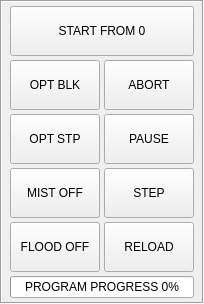
         <widget class="QFrame" name="Program_frame">
          <property name="sizePolicy">
           <sizepolicy hsizetype="Preferred" vsizetype="Preferred">
            <horstretch>0</horstretch>
            <verstretch>0</verstretch>
           </sizepolicy>
          </property>
          <property name="minimumSize">
           <size>
            <width>0</width>
            <height>0</height>
           </size>
          </property>
          <property name="maximumSize">
           <size>
            <width>16777215</width>
            <height>16777215</height>
           </size>
          </property>
          <property name="frameShape">
           <enum>QFrame::Box</enum>
          </property>
          <property name="frameShadow">
           <enum>QFrame::Sunken</enum>
          </property>
          <layout class="QGridLayout" name="gridLayout">
           <property name="leftMargin">
            <number>8</number>
           </property>
           <property name="topMargin">
            <number>4</number>
           </property>
           <property name="rightMargin">
            <number>8</number>
           </property>
           <property name="bottomMargin">
            <number>4</number>
           </property>
           <property name="spacing">
            <number>4</number>
           </property>
           <item row="3" column="1">
            <widget class="ActionButton" name="actionbutton_abort">
             <property name="sizePolicy">
              <sizepolicy hsizetype="Fixed" vsizetype="Fixed">
               <horstretch>0</horstretch>
               <verstretch>0</verstretch>
              </sizepolicy>
             </property>
             <property name="minimumSize">
              <size>
               <width>90</width>
               <height>50</height>
              </size>
             </property>
             <property name="maximumSize">
              <size>
               <width>90</width>
               <height>50</height>
              </size>
             </property>
             <property name="text">
              <string>ABORT</string>
             </property>
             <property name="abort_action" stdset="0">
              <bool>true</bool>
             </property>
             <property name="template_label_option" stdset="0">
              <bool>false</bool>
             </property>
             <property name="joint_number" stdset="0">
              <number>0</number>
             </property>
             <property name="incr_imperial_number" stdset="0">
              <double>0.010000000000000</double>
             </property>
             <property name="incr_mm_number" stdset="0">
              <double>0.025000000000000</double>
             </property>
             <property name="incr_angular_number" stdset="0">
              <double>-1.000000000000000</double>
             </property>
             <property name="toggle_float_option" stdset="0">
              <bool>false</bool>
             </property>
             <property name="float_num" stdset="0">
              <double>100.000000000000000</double>
             </property>
             <property name="float_alt_num" stdset="0">
              <double>50.000000000000000</double>
             </property>
             <property name="view_type_string" stdset="0">
              <string>P</string>
             </property>
             <property name="command_text_string" stdset="0">
              <string/>
             </property>
             <property name="ini_mdi_number" stdset="0">
              <number>0</number>
             </property>
             <property name="textTemplate" stdset="0">
              <string>%1.3f in</string>
             </property>
             <property name="alt_textTemplate" stdset="0">
              <string>%1.2f mm</string>
             </property>
            </widget>
           </item>
           <item row="8" column="0" colspan="2">
            <widget class="QProgressBar" name="progressBar">
             <property name="sizePolicy">
              <sizepolicy hsizetype="Preferred" vsizetype="Fixed">
               <horstretch>0</horstretch>
               <verstretch>0</verstretch>
              </sizepolicy>
             </property>
             <property name="minimumSize">
              <size>
               <width>0</width>
               <height>20</height>
              </size>
             </property>
             <property name="maximumSize">
              <size>
               <width>16777215</width>
               <height>16777215</height>
              </size>
             </property>
             <property name="autoFillBackground">
              <bool>false</bool>
             </property>
             <property name="maximum">
              <number>99</number>
             </property>
             <property name="value">
              <number>0</number>
             </property>
             <property name="alignment">
              <set>Qt::AlignCenter</set>
             </property>
             <property name="invertedAppearance">
              <bool>false</bool>
             </property>
             <property name="format">
              <string>PROGRAM PROGRESS %p%</string>
             </property>
            </widget>
           </item>
           <item row="5" column="0">
            <widget class="ActionButton" name="actionbutton_mist">
             <property name="sizePolicy">
              <sizepolicy hsizetype="Fixed" vsizetype="Fixed">
               <horstretch>0</horstretch>
               <verstretch>0</verstretch>
              </sizepolicy>
             </property>
             <property name="minimumSize">
              <size>
               <width>90</width>
               <height>50</height>
              </size>
             </property>
             <property name="maximumSize">
              <size>
               <width>90</width>
               <height>50</height>
              </size>
             </property>
             <property name="text">
              <string>MIST OFF</string>
             </property>
             <property name="checkable">
              <bool>true</bool>
             </property>
             <property name="checked">
              <bool>false</bool>
             </property>
             <property name="indicator_option" stdset="0">
              <bool>true</bool>
             </property>
             <property name="checked_state_text_option" stdset="0">
              <bool>true</bool>
             </property>
             <property name="on_color" stdset="0">
              <color>
               <red>0</red>
               <green>255</green>
               <blue>0</blue>
              </color>
             </property>
             <property name="indicator_size" stdset="0">
              <double>0.200000000000000</double>
             </property>
             <property name="true_state_string" stdset="0">
              <string>MIST ON</string>
             </property>
             <property name="false_state_string" stdset="0">
              <string>MIST OFF</string>
             </property>
             <property name="mist_action" stdset="0">
              <bool>true</bool>
             </property>
            </widget>
           </item>
           <item row="6" column="0">
            <widget class="ActionButton" name="actionbutton_flood">
             <property name="sizePolicy">
              <sizepolicy hsizetype="Fixed" vsizetype="Fixed">
               <horstretch>0</horstretch>
               <verstretch>0</verstretch>
              </sizepolicy>
             </property>
             <property name="minimumSize">
              <size>
               <width>90</width>
               <height>50</height>
              </size>
             </property>
             <property name="maximumSize">
              <size>
               <width>90</width>
               <height>50</height>
              </size>
             </property>
             <property name="text">
              <string>FLOOD OFF</string>
             </property>
             <property name="checkable">
              <bool>true</bool>
             </property>
             <property name="indicator_option" stdset="0">
              <bool>true</bool>
             </property>
             <property name="checked_state_text_option" stdset="0">
              <bool>true</bool>
             </property>
             <property name="on_color" stdset="0">
              <color>
               <red>0</red>
               <green>255</green>
               <blue>0</blue>
              </color>
             </property>
             <property name="indicator_size" stdset="0">
              <double>0.200000000000000</double>
             </property>
             <property name="true_state_string" stdset="0">
              <string>FLOOD ON</string>
             </property>
             <property name="false_state_string" stdset="0">
              <string>FLOOD OFF</string>
             </property>
             <property name="flood_action" stdset="0">
              <bool>true</bool>
             </property>
            </widget>
           </item>
           <item row="6" column="1">
            <widget class="QPushButton" name="btn_reload_file">
             <property name="sizePolicy">
              <sizepolicy hsizetype="Fixed" vsizetype="Fixed">
               <horstretch>0</horstretch>
               <verstretch>0</verstretch>
              </sizepolicy>
             </property>
             <property name="minimumSize">
              <size>
               <width>90</width>
               <height>50</height>
              </size>
             </property>
             <property name="maximumSize">
              <size>
               <width>90</width>
               <height>50</height>
              </size>
             </property>
             <property name="toolTip">
              <string/>
             </property>
             <property name="statusTip">
              <string>RELOAD PROGRAM</string>
             </property>
             <property name="text">
              <string>RELOAD</string>
             </property>
            </widget>
           </item>
           <item row="5" column="1">
            <widget class="ActionButton" name="actionbutton_step">
             <property name="sizePolicy">
              <sizepolicy hsizetype="Fixed" vsizetype="Fixed">
               <horstretch>0</horstretch>
               <verstretch>0</verstretch>
              </sizepolicy>
             </property>
             <property name="minimumSize">
              <size>
               <width>90</width>
               <height>50</height>
              </size>
             </property>
             <property name="maximumSize">
              <size>
               <width>90</width>
               <height>50</height>
              </size>
             </property>
             <property name="text">
              <string>STEP</string>
             </property>
             <property name="step_action" stdset="0">
              <bool>true</bool>
             </property>
             <property name="template_label_option" stdset="0">
              <bool>false</bool>
             </property>
             <property name="joint_number" stdset="0">
              <number>0</number>
             </property>
             <property name="incr_imperial_number" stdset="0">
              <double>0.010000000000000</double>
             </property>
             <property name="incr_mm_number" stdset="0">
              <double>0.025000000000000</double>
             </property>
             <property name="incr_angular_number" stdset="0">
              <double>-1.000000000000000</double>
             </property>
             <property name="toggle_float_option" stdset="0">
              <bool>false</bool>
             </property>
             <property name="float_num" stdset="0">
              <double>100.000000000000000</double>
             </property>
             <property name="float_alt_num" stdset="0">
              <double>50.000000000000000</double>
             </property>
             <property name="view_type_string" stdset="0">
              <string>P</string>
             </property>
             <property name="command_text_string" stdset="0">
              <string/>
             </property>
             <property name="ini_mdi_number" stdset="0">
              <number>0</number>
             </property>
             <property name="textTemplate" stdset="0">
              <string>%1.3f in</string>
             </property>
             <property name="alt_textTemplate" stdset="0">
              <string>%1.2f mm</string>
             </property>
            </widget>
           </item>
           <item row="4" column="1">
            <widget class="ActionButton" name="actionbutton_pause">
             <property name="sizePolicy">
              <sizepolicy hsizetype="Fixed" vsizetype="Fixed">
               <horstretch>0</horstretch>
               <verstretch>0</verstretch>
              </sizepolicy>
             </property>
             <property name="minimumSize">
              <size>
               <width>90</width>
               <height>50</height>
              </size>
             </property>
             <property name="maximumSize">
              <size>
               <width>90</width>
               <height>50</height>
              </size>
             </property>
             <property name="text">
              <string>PAUSE</string>
             </property>
             <property name="pause_action" stdset="0">
              <bool>true</bool>
             </property>
             <property name="template_label_option" stdset="0">
              <bool>false</bool>
             </property>
             <property name="joint_number" stdset="0">
              <number>0</number>
             </property>
             <property name="incr_imperial_number" stdset="0">
              <double>0.010000000000000</double>
             </property>
             <property name="incr_mm_number" stdset="0">
              <double>0.025000000000000</double>
             </property>
             <property name="incr_angular_number" stdset="0">
              <double>-1.000000000000000</double>
             </property>
             <property name="toggle_float_option" stdset="0">
              <bool>false</bool>
             </property>
             <property name="float_num" stdset="0">
              <double>100.000000000000000</double>
             </property>
             <property name="float_alt_num" stdset="0">
              <double>50.000000000000000</double>
             </property>
             <property name="view_type_string" stdset="0">
              <string>P</string>
             </property>
             <property name="command_text_string" stdset="0">
              <string/>
             </property>
             <property name="ini_mdi_number" stdset="0">
              <number>0</number>
             </property>
             <property name="textTemplate" stdset="0">
              <string>%1.3f in</string>
             </property>
             <property name="alt_textTemplate" stdset="0">
              <string>%1.2f mm</string>
             </property>
            </widget>
           </item>
           <item row="4" column="0">
            <widget class="ActionButton" name="actionbutton_opt_stp">
             <property name="sizePolicy">
              <sizepolicy hsizetype="Fixed" vsizetype="Fixed">
               <horstretch>0</horstretch>
               <verstretch>0</verstretch>
              </sizepolicy>
             </property>
             <property name="minimumSize">
              <size>
               <width>90</width>
               <height>50</height>
              </size>
             </property>
             <property name="maximumSize">
              <size>
               <width>90</width>
               <height>50</height>
              </size>
             </property>
             <property name="text">
              <string>OPT STP</string>
             </property>
             <property name="checkable">
              <bool>true</bool>
             </property>
             <property name="indicator_option" stdset="0">
              <bool>true</bool>
             </property>
             <property name="on_color" stdset="0">
              <color>
               <red>0</red>
               <green>255</green>
               <blue>0</blue>
              </color>
             </property>
             <property name="indicator_size" stdset="0">
              <double>0.200000000000000</double>
             </property>
             <property name="optional_stop_action" stdset="0">
              <bool>true</bool>
             </property>
            </widget>
           </item>
           <item row="3" column="0">
            <widget class="ActionButton" name="actionbutton_opt_blk">
             <property name="sizePolicy">
              <sizepolicy hsizetype="Fixed" vsizetype="Fixed">
               <horstretch>0</horstretch>
               <verstretch>0</verstretch>
              </sizepolicy>
             </property>
             <property name="minimumSize">
              <size>
               <width>90</width>
               <height>50</height>
              </size>
             </property>
             <property name="maximumSize">
              <size>
               <width>90</width>
               <height>50</height>
              </size>
             </property>
             <property name="text">
              <string>OPT BLK</string>
             </property>
             <property name="checkable">
              <bool>true</bool>
             </property>
             <property name="indicator_option" stdset="0">
              <bool>true</bool>
             </property>
             <property name="on_color" stdset="0">
              <color>
               <red>0</red>
               <green>255</green>
               <blue>0</blue>
              </color>
             </property>
             <property name="indicator_size" stdset="0">
              <double>0.200000000000000</double>
             </property>
             <property name="block_delete_action" stdset="0">
              <bool>true</bool>
             </property>
            </widget>
           </item>
           <item row="1" column="0" colspan="2">
            <widget class="QPushButton" name="btn_start">
             <property name="sizePolicy">
              <sizepolicy hsizetype="Fixed" vsizetype="Fixed">
               <horstretch>0</horstretch>
               <verstretch>0</verstretch>
              </sizepolicy>
             </property>
             <property name="minimumSize">
              <size>
               <width>90</width>
               <height>50</height>
              </size>
             </property>
             <property name="maximumSize">
              <size>
               <width>200</width>
               <height>50</height>
              </size>
             </property>
             <property name="statusTip">
              <string>START PROGRAM</string>
             </property>
             <property name="text">
              <string>START FROM 0</string>
             </property>
            </widget>
           </item>
          </layout>
         </widget>
